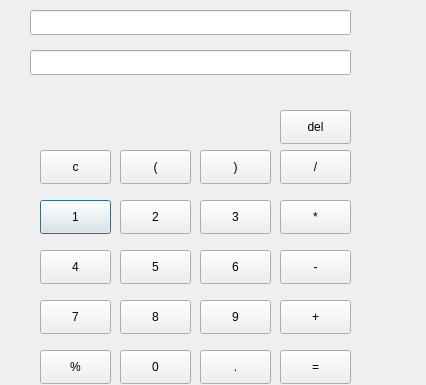
<?xml version="1.0" encoding="UTF-8"?>
<ui version="4.0">
 <class>Dialog</class>
 <widget class="QDialog" name="Dialog">
  <property name="geometry">
   <rect>
    <x>0</x>
    <y>0</y>
    <width>426</width>
    <height>385</height>
   </rect>
  </property>
  <property name="windowTitle">
   <string>Dialog</string>
  </property>
  <widget class="QPushButton" name="num_pushButton_1">
   <property name="geometry">
    <rect>
     <x>40</x>
     <y>200</y>
     <width>71</width>
     <height>34</height>
    </rect>
   </property>
   <property name="text">
    <string>1</string>
   </property>
  </widget>
  <widget class="QPushButton" name="num_pushButton_2">
   <property name="geometry">
    <rect>
     <x>120</x>
     <y>200</y>
     <width>71</width>
     <height>34</height>
    </rect>
   </property>
   <property name="text">
    <string>2</string>
   </property>
  </widget>
  <widget class="QPushButton" name="num_pushButton_3">
   <property name="geometry">
    <rect>
     <x>200</x>
     <y>200</y>
     <width>71</width>
     <height>34</height>
    </rect>
   </property>
   <property name="text">
    <string>3</string>
   </property>
  </widget>
  <widget class="QPushButton" name="num_pushButton_4">
   <property name="geometry">
    <rect>
     <x>40</x>
     <y>250</y>
     <width>71</width>
     <height>34</height>
    </rect>
   </property>
   <property name="text">
    <string>4</string>
   </property>
  </widget>
  <widget class="QPushButton" name="num_pushButton_5">
   <property name="geometry">
    <rect>
     <x>200</x>
     <y>250</y>
     <width>71</width>
     <height>34</height>
    </rect>
   </property>
   <property name="text">
    <string>6</string>
   </property>
  </widget>
  <widget class="QPushButton" name="num_pushButton_6">
   <property name="geometry">
    <rect>
     <x>120</x>
     <y>250</y>
     <width>71</width>
     <height>34</height>
    </rect>
   </property>
   <property name="text">
    <string>5</string>
   </property>
  </widget>
  <widget class="QPushButton" name="num_pushButton_7">
   <property name="geometry">
    <rect>
     <x>40</x>
     <y>300</y>
     <width>71</width>
     <height>34</height>
    </rect>
   </property>
   <property name="text">
    <string>7</string>
   </property>
  </widget>
  <widget class="QPushButton" name="num_pushButton_8">
   <property name="geometry">
    <rect>
     <x>120</x>
     <y>300</y>
     <width>71</width>
     <height>34</height>
    </rect>
   </property>
   <property name="text">
    <string>8</string>
   </property>
  </widget>
  <widget class="QPushButton" name="num_pushButton_9">
   <property name="geometry">
    <rect>
     <x>200</x>
     <y>300</y>
     <width>71</width>
     <height>34</height>
    </rect>
   </property>
   <property name="text">
    <string>9</string>
   </property>
  </widget>
  <widget class="QPushButton" name="num_pushButton_10">
   <property name="geometry">
    <rect>
     <x>120</x>
     <y>350</y>
     <width>71</width>
     <height>34</height>
    </rect>
   </property>
   <property name="text">
    <string>0</string>
   </property>
  </widget>
  <widget class="QPushButton" name="sign_pushButton_1">
   <property name="geometry">
    <rect>
     <x>280</x>
     <y>150</y>
     <width>71</width>
     <height>34</height>
    </rect>
   </property>
   <property name="text">
    <string>/</string>
   </property>
  </widget>
  <widget class="QPushButton" name="sign_pushButton_2">
   <property name="geometry">
    <rect>
     <x>280</x>
     <y>200</y>
     <width>71</width>
     <height>34</height>
    </rect>
   </property>
   <property name="text">
    <string>*</string>
   </property>
  </widget>
  <widget class="QPushButton" name="sign_pushButton_3">
   <property name="geometry">
    <rect>
     <x>280</x>
     <y>250</y>
     <width>71</width>
     <height>34</height>
    </rect>
   </property>
   <property name="text">
    <string>-</string>
   </property>
  </widget>
  <widget class="QPushButton" name="sign_pushButton_4">
   <property name="geometry">
    <rect>
     <x>280</x>
     <y>300</y>
     <width>71</width>
     <height>34</height>
    </rect>
   </property>
   <property name="text">
    <string>+</string>
   </property>
  </widget>
  <widget class="QPushButton" name="result_pushButton">
   <property name="geometry">
    <rect>
     <x>280</x>
     <y>350</y>
     <width>71</width>
     <height>34</height>
    </rect>
   </property>
   <property name="text">
    <string>=</string>
   </property>
  </widget>
  <widget class="QPushButton" name="reset_pushButton">
   <property name="geometry">
    <rect>
     <x>40</x>
     <y>150</y>
     <width>71</width>
     <height>34</height>
    </rect>
   </property>
   <property name="text">
    <string>c</string>
   </property>
  </widget>
  <widget class="QPushButton" name="del_pushButton">
   <property name="geometry">
    <rect>
     <x>280</x>
     <y>110</y>
     <width>71</width>
     <height>34</height>
    </rect>
   </property>
   <property name="text">
    <string>del</string>
   </property>
  </widget>
  <widget class="QLineEdit" name="q_lineEdit_2">
   <property name="geometry">
    <rect>
     <x>30</x>
     <y>50</y>
     <width>321</width>
     <height>25</height>
    </rect>
   </property>
  </widget>
  <widget class="QLineEdit" name="q_lineEdit_1">
   <property name="geometry">
    <rect>
     <x>30</x>
     <y>10</y>
     <width>321</width>
     <height>25</height>
    </rect>
   </property>
  </widget>
  <widget class="QPushButton" name="p_open_pushhButton">
   <property name="geometry">
    <rect>
     <x>120</x>
     <y>150</y>
     <width>71</width>
     <height>34</height>
    </rect>
   </property>
   <property name="text">
    <string>(</string>
   </property>
  </widget>
  <widget class="QPushButton" name="p_close_pushButton">
   <property name="geometry">
    <rect>
     <x>200</x>
     <y>150</y>
     <width>71</width>
     <height>34</height>
    </rect>
   </property>
   <property name="text">
    <string>)</string>
   </property>
  </widget>
  <widget class="QPushButton" name="per_pushButton_4">
   <property name="geometry">
    <rect>
     <x>40</x>
     <y>350</y>
     <width>71</width>
     <height>34</height>
    </rect>
   </property>
   <property name="text">
    <string>%</string>
   </property>
  </widget>
  <widget class="QPushButton" name="dot_pushButton">
   <property name="geometry">
    <rect>
     <x>200</x>
     <y>350</y>
     <width>71</width>
     <height>34</height>
    </rect>
   </property>
   <property name="text">
    <string>.</string>
   </property>
  </widget>
 </widget>
 <resources/>
 <connections/>
</ui>
